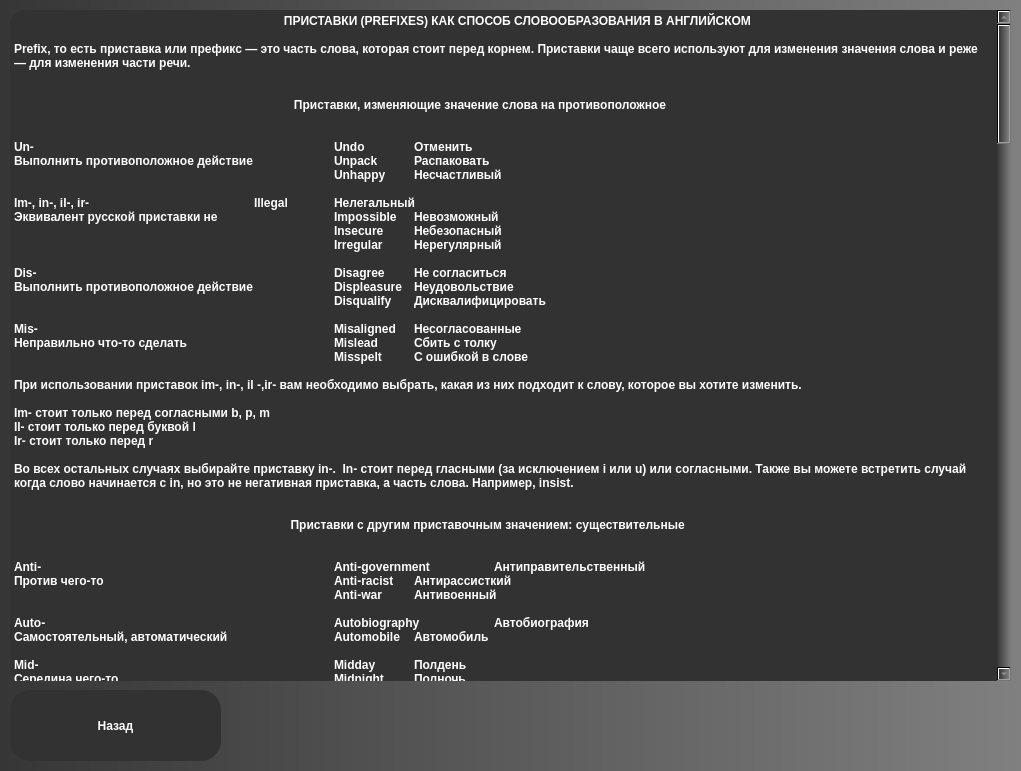
<?xml version="1.0" encoding="UTF-8"?>
<ui version="4.0">
 <class>MainWindow</class>
 <widget class="QMainWindow" name="MainWindow">
  <property name="geometry">
   <rect>
    <x>0</x>
    <y>0</y>
    <width>1021</width>
    <height>771</height>
   </rect>
  </property>
  <property name="windowTitle">
   <string>My English Grammar</string>
  </property>
  <widget class="QWidget" name="centralwidget">
   <property name="styleSheet">
    <string notr="true">QWidget
{
    color: #aaa;
   background-color: qlineargradient(spread:pad, x1:0, y1:0, x2:1, y2:0, stop:0 rgb(54, 54, 54), stop:1 rgb(128, 128, 128));
}

QPushButton
{
    color: rgb(255, 255, 255);
	background-color: #323232;
    width: 75px;
    height: 50px;
	border-radius: 20px;
	font: 75 25pt &quot;Microsoft YaHei UI&quot;;
	font-weight: bold;
}

QPushButton:hover
{
    background-color: silver;
}</string>
   </property>
   <widget class="QPlainTextEdit" name="plainTextEdit">
    <property name="geometry">
     <rect>
      <x>10</x>
      <y>10</y>
      <width>1001</width>
      <height>671</height>
     </rect>
    </property>
    <property name="styleSheet">
     <string notr="true">QPlainTextEdit
{
   color: rgb(255, 255, 255);
	background-color: #323232;
    border-radius: 15px;
	font: &quot;Microsoft YaHei UI&quot;;
	font-weight: bold;
}</string>
    </property>
    <property name="locale">
     <locale language="Russian" country="Ukraine"/>
    </property>
    <property name="readOnly">
     <bool>true</bool>
    </property>
    <property name="plainText">
     <string>			         ПРИСТАВКИ (PREFIXES) КАК СПОСОБ СЛОВООБРАЗОВАНИЯ В АНГЛИЙСКОМ

Prefix, то есть приставка или префикс — это часть слова, которая стоит перед корнем. Приставки чаще всего используют для изменения значения слова и реже — для изменения части речи.


			            Приставки, изменяющие значение слова на противоположное 


Un- 				Undo	Отменить
Выполнить противоположное действие		Unpack	Распаковать
				Unhappy	Несчастливый
	
Im-, in-, il-, ir- 			Illegal	Нелегальный
Эквивалент русской приставки не		Impossible	Невозможный
				Insecure	Небезопасный
				Irregular	Нерегулярный

Dis-				Disagree	Не согласиться
Выполнить противоположное действие		Displeasure	Неудовольствие
				Disqualify	Дисквалифицировать

Mis- 				Misaligned	Несогласованные
Неправильно что-то сделать		Mislead	Сбить с толку
				Misspelt	С ошибкой в слове 

При использовании приставок im-, in-, il -,ir- вам необходимо выбрать, какая из них подходит к слову, которое вы хотите изменить. 

Im- стоит только перед согласными b, p, m 
Il- стоит только перед буквой l 
Ir- стоит только перед r 

Во всех остальных случаях выбирайте приставку in-.  In- стоит перед гласными (за исключением i или u) или согласными. Также вы можете встретить случай когда слово начинается с in, но это не негативная приставка, а часть слова. Например, insist. 


		       	           Приставки с другим приставочным значением: существительные


Anti- 				Anti-government	Антиправительственный
Против чего-то			Anti-racist	Антирассисткий
				Anti-war	Антивоенный				

Auto- 				Autobiography	Автобиография
Самостоятельный, автоматический		Automobile	Автомобиль

Mid- 				Midday	Полдень
Середина чего-то			Midnight	Полночь
				Mid-October	Середина октября

Post- 				Post-election	Поствыборный
После какого-то события			Post-war	Послевоенный

Super- 				Super-hero	Супер герой
Супер				Supermodel	Супермодель 


			                   Приставки с другим приставочным значением: глаголы


De- 				De-classify	Деклассифицировать
Изменить на противоположное		Decontaminate	Обеззараживать
				Demotivate	Демотивировать

Over- 				Overcook	Пережарить, передержать
Слишком				Overcharge	Завышать цену
				Overrate	Переоценивать

Under- 				Undercook	Недожарить, недоварить
Сделать что-то не до конца		Underestimate	Недооценить
				Undermine	Подрывать

Re- 				Reconsider	Пересмотреть
Пере-				Redo	Переделать
				Rewrite	Переписать

En-, em- 				Embark	Начать
Воплощать качества или состояния		Enclose	Окружать
				Encourage	Вдохновить

Запомните, что приставка em- пишется перед звуками [b], [p], [m]. В остальных случаях — пишите en-.


			Приставки с другим приставочным значением: прилагательные


Extra- 				Extraordinary		Экстраординарный
За пределами чего-то			Extraterrestrial	Внеземной

Inter- 				Interactive		Интерактивный
Взаимодействие чего-то			International		Международный 


			               СУФФИКСЫ КАК СПОСОБ СЛОВООБРАЗОВАНИЯ В АНГЛИЙСКОМ

Suffix стоит после корня перед окончанием — по нему просто определить, к какой части речи принадлежит слово. Давайте посмотрим, как это происходит. Суффиксы существительных можно разделить на две группы: суффиксы субъекта деятельности и суффиксы абстрактных существительных.


			Словообразование существительных с помощью суффикса
					Субъект деятельности


-er/-or 				Driver	Водитель
Описывают роль занятий человека		Writer	Писатель
				Director	Директор

-an, -ian  				Magician	Фокусник
Указывается в названии профессии		Historian	Историк
или страны происхождения		Australian	Австралиец


-ist 				Capitalist	Капиталист
Указывает на принадлежность к соц. течению	Marxist	Марксист
				Socialist	Социалист

-ant, -ent 				Mutant	Мутант
Помогают образовать существительное       	Student	Студент
от глагола				Migrant	Мигрант
				


-ee  				Employee	Наемный работник
Помогают образовывать отглагольные		Referee	Рефери
существительные			Appointee	Назначенное лицо


-ess 				Princess	Принцесса
Суффикс существительных женского рода	Waitress	Официантка
				Lioness	Львица


				              Абстрактные существительные  


-ity 				Activity	Активность
Абстрактное понятие			Severity	Серьезность
				Magnanimity	Могущественность

-ance, -ence, -ancy, -ency 			Reliance	Зависимость
Находиться в каком-то состоянии		Defence	Защита
				Insistence	Настойчивость

-ion, -tion, -sion 			Promotion	Повышение
Абстрактное понятие			Deviation	Отклонение
				Admission	Поступление

-ism				Anarchism	Анархизм
Социальное течение			Subjectivism	Субъективизм
				Racism	Расизм

-hood 				Brotherhood	Братство
Какое-то объединение			Childhood	Детство
				Neighbourhood	Район

-ure 				Pressure	Давление
Образует существительные от глаголов	Legislature	Законодательный акт
				Exposure	Воздействие

-dom				Fandom	Фанатская группа
 Какое-то объединение			Boredom	Скука
				Kingdom	Королевство
	
-ment				Amazement	Потрясение
Обозначает результат действия		Disappointment	Разочарование
				Parliament	Парламент

-ness				Greatness	Величие
Абстрактное понятие			Happiness	Счастье
				Usefulness	Полезность

-ship  				Friendship	Дружба
Образует существительные		Workmanship		Качество изготовления
от других существительных		Membership	Членство 


			Словообразование прилагательных с помощью суффикса 


-able/-ible				Drinkable	Питьевой
Указывает на возможность использования	Portable	Портативный
				Flexible	Гибкий

-ful				Forgetful	Забывчивый
Указывает на обладание каким-то качеством	Helpful	Полезный
				Useful	Пригодный

-en				Broken	Сломанный
Указывает на качество или материал предмета	Golden	Золотой
				Wooden	Деревянный

-ive				Active	Активный
Обозначает наличие какого-либо качества	Passive	Пассивный
				Productive	Продуктивный

-less				Homeless	Бездомный
Отрицает наличие чего-то			Hopeless	Безнадежный
				Useless	Бесполезный

-ous				Cautious	Осторожный
Владеющий чем-то, полный чего-то		Famous	Знаменитый
				Nervous	Нервный

-y				Cloudy	Облачный
Используется для описания состояния чего-либо	Rainy	Дождливый
				Windy	Ветренный


		                 	                            Словообразование глаголов с помощью суффикса 

-ate 				Complicate	Усложнять
				Dominate	Доминировать
				Irritate	Раздражать

-ify, -fy 				Beautify 	Делать красивее
				Clarify	Очищать
				Identify	Идентифицировать

-ise (в британском английском)		Economise	Экономить
-ize (в американском английском)		Realise	Понимать
				Industrialize 	Индустриализировать

-en 				Harden	Делать жестче
				Soften	Делать мягче
				Shorten	Делать короче 


			                                Словообразование наречия с помощью суффикса 


-ly				Сalmly	Тихо
Эквивалент русского окончания «о» у наречий	Easily	Легко
				Quickly	Быстро

-wise				Anti-clockwise	Против часовой стрелки
Для передачи движения, позиции, направления	Clockwise	По часовой стрелке
				Edgewise	Между

-ward(s)				Downwards	Вниз
Указывает направление			Homeward(s)		По направлению к дому
				Upwards	Вверх 


			ОБЪЕДИНЕНИЕ СУФФИКСОВ И ПРИСТАВОК: ПРЕОБРАЗОВАНИЕ СЛОВ В АНГЛИЙСКОМ ЯЗЫКЕ

Замечательная характеристика словообразования — в том, что от одного корня и основы можно составить целую группу слов. Нанизывая приставки и суффиксы на основы мы можем получить различные формы слов в английском языке. Вот приер того, как совершается такая трансформация:

Agree =&gt; disagree =&gt; disagreeable / disagreement. 	Соглашаться =&gt; не соглашаться =&gt; несогласный / несогласие.
Laugh =&gt; laughter =&gt; laughable. 		Смеяться =&gt; смех =&gt; смехотворный.
Body =&gt; embody =&gt; embodiment. 		Тело =&gt; воплощать =&gt; воплощение. </string>
    </property>
   </widget>
   <widget class="QPushButton" name="pushButton">
    <property name="geometry">
     <rect>
      <x>10</x>
      <y>690</y>
      <width>211</width>
      <height>71</height>
     </rect>
    </property>
    <property name="text">
     <string>Назад</string>
    </property>
   </widget>
  </widget>
 </widget>
 <resources/>
 <connections/>
</ui>
